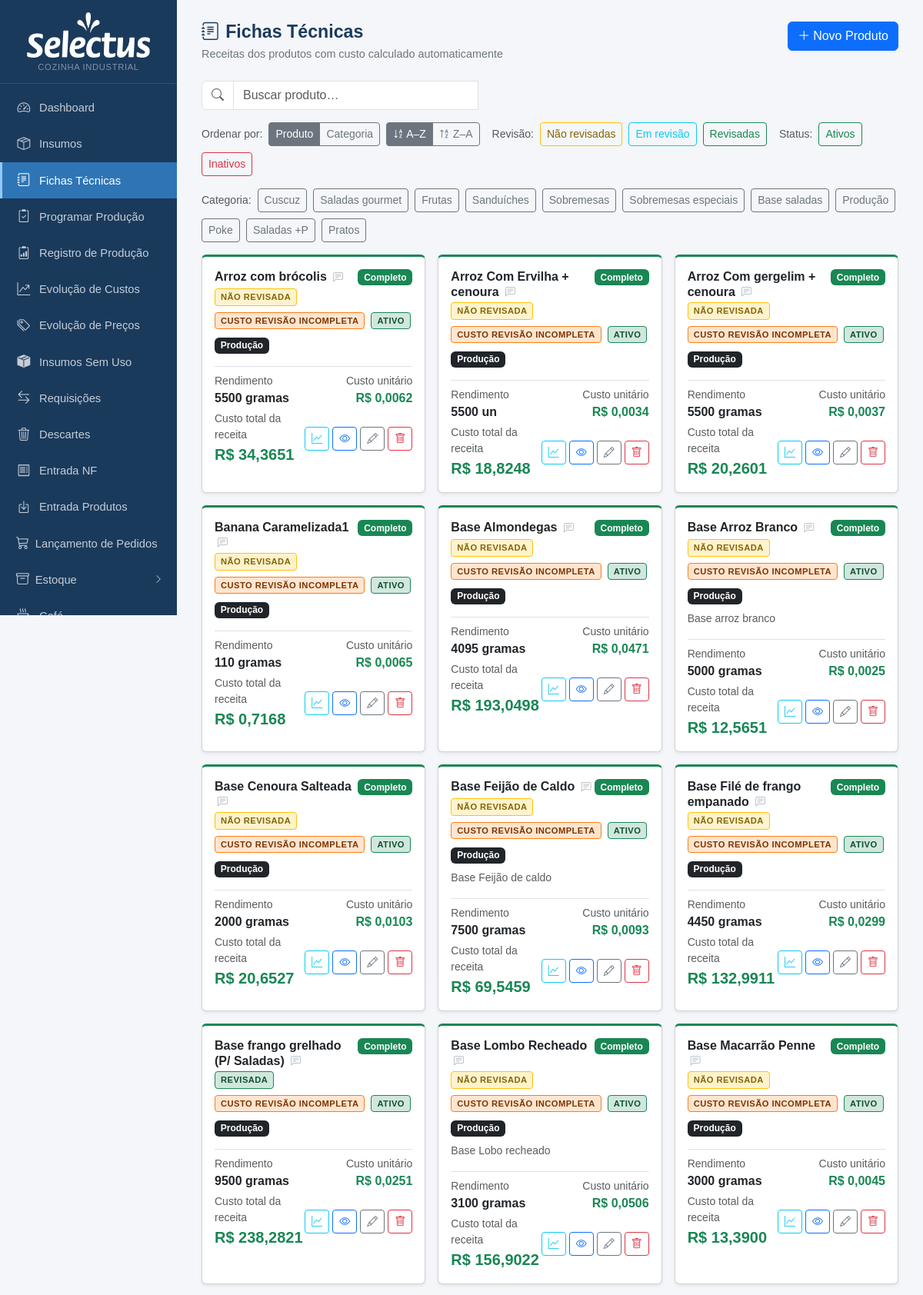
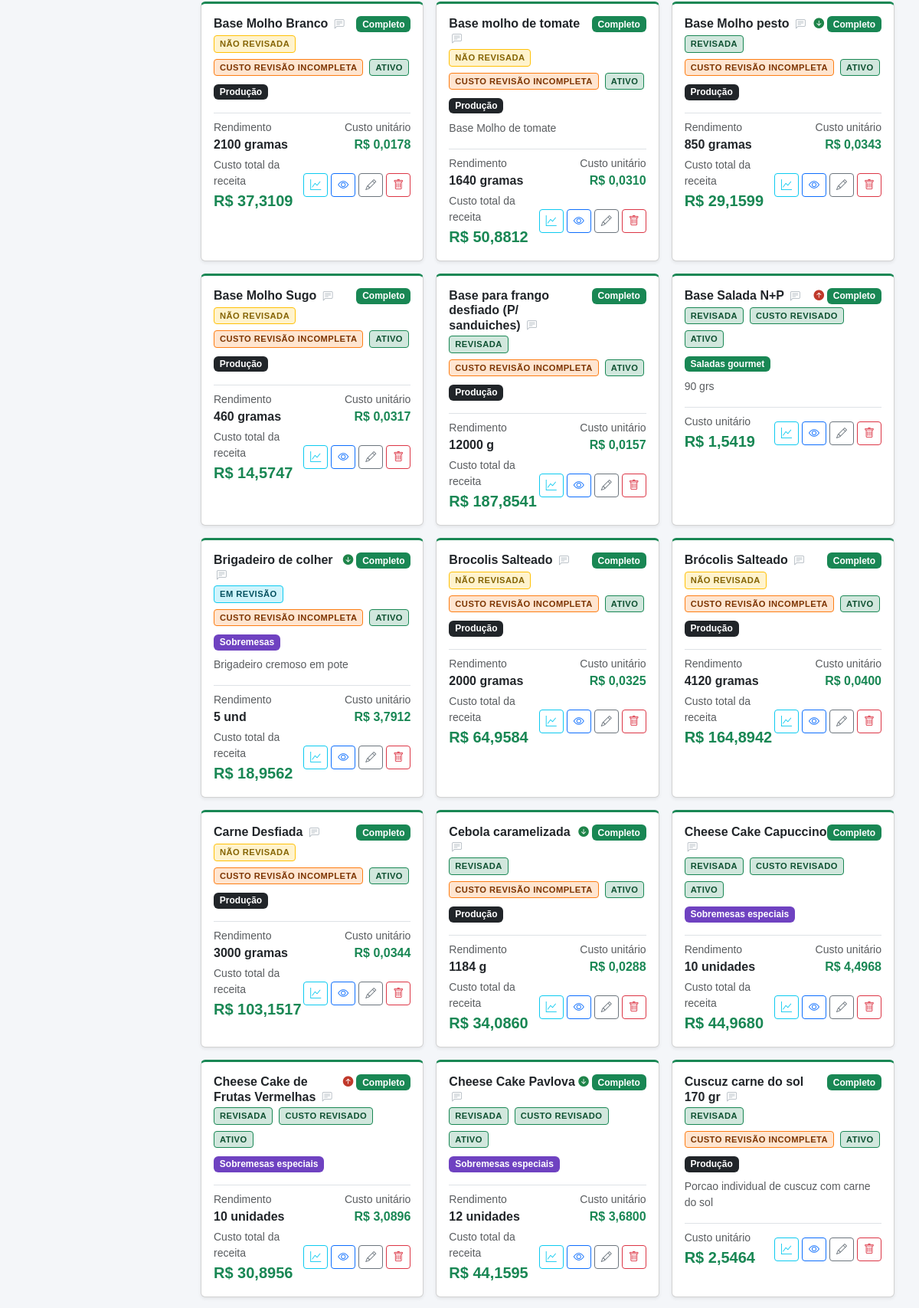
The app's page /fichas (upper part) with its own data (2 pictures, top to bottom).
### tables this page shows
CREATE TABLE produtos (
            id INTEGER PRIMARY KEY AUTOINCREMENT,
            nome TEXT NOT NULL,
            descricao TEXT,
            rendimento REAL DEFAULT 1,
            unidade_rendimento TEXT DEFAULT 'un'
        , categoria TEXT, valor_referencia REAL, status_revisao TEXT DEFAULT 'nao_revisada', status_revisao_custo TEXT DEFAULT 'nao_revisado', data_revisao TEXT, data_revisao_custo TEXT, ativo INTEGER NOT NULL DEFAULT 1, observacao TEXT);

### app.py (the view)
@app.route('/fichas')
def fichas_lista():
    db = get_db()
    prods = db.execute('SELECT * FROM produtos ORDER BY nome').fetchall()
    hist_rows = db.execute('''
        SELECT h.produto_id, h.custo_anterior, h.custo_novo, h.data_registro
        FROM historico_custo_fichas h
        WHERE h.id = (SELECT MAX(id) FROM historico_custo_fichas h2 WHERE h2.produto_id = h.produto_id)
    ''').fetchall()
    mudancas_custo = {r['produto_id']: dict(r) for r in hist_rows}
    rev_rows = db.execute('''
        SELECT ft.produto_id,
               SUM(CASE WHEN COALESCE(i.status_revisao_custo,'nao_revisado')='revisado' THEN 1 ELSE 0 END) AS revisados,
               COUNT(*) AS total
        FROM ficha_tecnica ft JOIN insumos i ON i.id = ft.insumo_id
        GROUP BY ft.produto_id
    ''').fetchall()
    custo_revisao_map = {}
    for rr in rev_rows:
        if rr['total'] == 0 or rr['revisados'] == 0:
            custo_revisao_map[rr['produto_id']] = 'nao_revisado'
        elif rr['revisados'] == rr['total']:
            custo_revisao_map[rr['produto_id']] = 'revisado'
        else:
            custo_revisao_map[rr['produto_id']] = 'incompleta'
    db.close()
    resultado = [{'p': p, **dict(zip(['custo','completo'], custo_produto(p['id'])))} for p in prods]
    for r in resultado:
        r['custo_revisao'] = custo_revisao_map.get(r['p']['id'], 'nao_revisado')
    cat_map = {nome: cls for nome, cls in CATEGORIAS}
    total_custo = sum(r['custo'] for r in resultado if r['completo'])
    n_completos = sum(1 for r in resultado if r['completo'])
    return render_template('fichas_lista.html', resultado=resultado, categorias=CATEGORIAS, cat_map=cat_map,
                           total_custo=total_custo, n_completos=n_completos, mudancas_custo=mudancas_custo)

### app.py (called while the page is built)
def _to_br(value, decimals):
    if value is None:
        return '—'
    s = f'{float(value):,.{decimals}f}'
    return s.replace(',', 'X').replace('.', ',').replace('X', '.')

@app.template_filter('brl')
def brl_filter(value, decimals=2):
    return 'R$ ' + _to_br(value, decimals)

def get_db():
    c = sqlite3.connect(DB)
    c.row_factory = sqlite3.Row
    c.execute("PRAGMA foreign_keys = ON")
    return c

def count_alertas():
    try:
        db = get_db()
        n = db.execute('''SELECT COUNT(*) FROM insumos
                          WHERE estoque_minimo > 0 AND COALESCE(estoque_atual,0) < estoque_minimo''').fetchone()[0]
        db.close()
        return n
    except:
        return 0

@app.context_processor
def inject_alertas():
    try:
        db = get_db()
        n_ped = db.execute("SELECT COUNT(*) FROM pedidos WHERE status='aberto'").fetchone()[0]
        db.close()
    except Exception:
        n_ped = 0
    return dict(n_alertas=count_alertas(), n_pedidos_abertos=n_ped)

### templates/fichas_lista.html (shortened to what this page needs)
{% extends "base.html" %}
{% block content %}
<div class="page-header d-flex justify-content-between align-items-start">
  <div>
    <h1><i class="bi bi-journal-text me-2"></i>Fichas Técnicas</h1>
    <p>Receitas dos produtos com custo calculado automaticamente</p>
  </div>
  <a href="{{ url_for('ficha_nova') }}" class="btn btn-primary">
    <i class="bi bi-plus-lg me-1"></i>Novo Produto
  </a>
</div>
{% if resultado %}
<div class="mb-3">
  <div class="input-group" style="max-width:360px">
    <span class="input-group-text bg-white"><i class="bi bi-search text-muted"></i></span>
    <input type="text" id="busca-ficha" class="form-control" placeholder="Buscar produto…" autocomplete="off">
  </div>
</div>
<div class="mb-3 d-flex gap-2 align-items-center flex-wrap">
  <span class="text-muted small">Ordenar por:</span>
  <div class="btn-group btn-group-sm">
    <button type="button" class="btn btn-outline-secondary active sort-field-btn" data-field="nome">Produto</button>
    <button type="button" class="btn btn-outline-secondary sort-field-btn" data-field="cat">Categoria</button>
  </div>
  <div class="btn-group btn-group-sm">
    <button type="button" class="btn btn-outline-secondary active sort-dir-btn" data-dir="asc">
      <i class="bi bi-sort-alpha-down"></i> A–Z
    </button>
    <button type="button" class="btn btn-outline-secondary sort-dir-btn" data-dir="desc">
      <i class="bi bi-sort-alpha-up"></i> Z–A
    </button>
  </div>
  <span class="text-muted small ms-2">Revisão:</span>
  <button type="button" class="btn btn-sm btn-outline-warning filter-rev-btn" data-rev="nao_revisada" style="color:#856404">Não revisadas</button>
  <button type="button" class="btn btn-sm btn-outline-info filter-rev-btn"    data-rev="em_revisao">Em revisão</button>
  <button type="button" class="btn btn-sm btn-outline-success filter-rev-btn" data-rev="revisada">Revisadas</button>
  <span class="text-muted small ms-2">Status:</span>
  <button type="button" class="btn btn-sm btn-outline-success filter-ativo-btn" data-ativo="ativo">Ativos</button>
  <button type="button" class="btn btn-sm btn-outline-danger  filter-ativo-btn" data-ativo="inativo">Inativos</button>
</div>
<div class="mb-3 d-flex gap-2 align-items-center flex-wrap">
  <span class="text-muted small">Categoria:</span>
  {% for nome, cls in categorias %}
  <button type="button" class="btn btn-sm btn-outline-secondary filter-cat-btn" data-cat="{{ nome }}">{{ nome }}</button>
  {% endfor %}
</div>
<div class="row g-3" id="fichas-grid">
  {% for r in resultado %}
  {% set mud = mudancas_custo.get(r.p.id) %}
  {% set rev = r.p.status_revisao or 'nao_revisada' %}
  {% set is_ativo = (r.p.ativo if r.p.ativo is not none else 1) %}
  <div class="col-md-6 col-lg-4 ficha-col"
       data-nome="{{ r.p.nome }}"
       data-cat="{{ r.p.categoria or '' }}"
       data-revisao="{{ rev }}"
       data-ativo="{{ 'ativo' if is_ativo else 'inativo' }}">
    <div class="card shadow-sm h-100" style="border-top: 3px solid {{ '#198754' if r.completo else '#ffc107' }}">
      <div class="card-body">
        <div class="d-flex justify-content-between align-items-start mb-1">
          <h6 class="card-title fw-bold mb-0">
            {{ r.p.nome }}
            <span class="obs-wrapper">
              <i class="bi bi-chat-left-text obs-icon {{ '' if r.p.observacao else 'obs-icon-empty' }}"
                 title="{{ 'Ver/editar observação' if r.p.observacao else 'Adicionar observação' }}"></i>
            </span>
          </h6>
          <div class="d-flex align-items-center gap-1">
            {% if mud and mud.custo_anterior is not none %}
              {% if mud.custo_novo > mud.custo_anterior %}
                <span class="custo-subiu" title="Custo subiu de {{ mud.custo_anterior|brl(4) }} para {{ mud.custo_novo|brl(4) }}">
                  <i class="bi bi-arrow-up-circle-fill"></i>
                </span>
              {% elif mud.custo_novo < mud.custo_anterior %}
                <span class="custo-caiu" title="Custo caiu de {{ mud.custo_anterior|brl(4) }} para {{ mud.custo_novo|brl(4) }}">
                  <i class="bi bi-arrow-down-circle-fill"></i>
                </span>
              {% endif %}
            {% endif %}
            <span class="badge {{ 'bg-success' if r.completo else 'bg-warning text-dark' }}">
              {{ 'Completo' if r.completo else 'Incompleto' }}
            </span>
          </div>
        </div>
        <div class="mb-2 d-flex gap-2 flex-wrap">
          <span class="selo-revisao selo-{{ rev }} selo-btn" style="cursor:pointer"
                data-id="{{ r.p.id }}" data-status="{{ rev }}"
                title="Clique para alterar status de revisão{% if r.p.data_revisao %} · Revisada em {{ r.p.data_revisao[:10] }}{% endif %}">
            {{ {'nao_revisada':'NÃO REVISADA','em_revisao':'EM REVISÃO','revisada':'REVISADA'}[rev] }}
          </span>
          {% set custo_label = {'nao_revisado':'CUSTO NÃO REVISADO','incompleta':'CUSTO REVISÃO INCOMPLETA','revisado':'CUSTO REVISADO'} %}
          <span class="selo-revisao selo-custo-{{ r.custo_revisao }}"
                title="{{ {'nao_revisado':'Nenhum insumo desta ficha foi revisado','incompleta':'Alguns insumos ainda não foram revisados','revisado':'Todos os insumos foram revisados'}[r.custo_revisao] }}">
            {{ custo_label[r.custo_revisao] }}
          </span>
          <span class="selo-revisao selo-ativo-btn {{ 'selo-ativo' if is_ativo else 'selo-inativo' }}"
                style="cursor:pointer" data-id="{{ r.p.id }}"
                title="Clique para {{ 'inativar' if is_ativo else 'ativar' }} esta ficha">
            {{ 'ATIVO' if is_ativo else 'INATIVO' }}
          </span>
        </div>
        <div class="mb-2 cat-badge-wrap" data-id="{{ r.p.id }}" data-cat="{{ r.p.categoria or '' }}">
          {% if r.p.categoria %}
          <span class="badge {{ cat_map.get(r.p.categoria, 'bg-secondary') }} cat-badge" style="cursor:pointer" title="Clique para mudar categoria">{{ r.p.categoria }}</span>
          {% else %}
          <span class="badge bg-light text-secondary border cat-badge" style="cursor:pointer;font-size:.7rem" title="Clique para definir categoria"><i class="bi bi-tag me-1"></i>Sem categoria</span>
          {% endif %}
        </div>
        {% if r.p.descricao %}<p class="text-muted small mb-2">{{ r.p.descricao }}</p>{% endif %}
        <div class="mt-3 pt-2 border-top">
          {% if r.completo and r.p.rendimento and r.p.rendimento > 1 %}
          <div class="d-flex justify-content-between align-items-center mb-1">
            <div>
              <div class="text-muted small">Rendimento</div>
              <span class="fw-semibold">{{ r.p.rendimento|int if r.p.rendimento == r.p.rendimento|int else r.p.rendimento }} {{ r.p.unidade_rendimento }}</span>
            </div>
            <div class="text-end">
              <div class="text-muted small">Custo unitário</div>
              <strong class="text-success">{{ (r.custo / r.p.rendimento)|brl(4) }}</strong>
            </div>
          </div>
          {% endif %}
          <div class="d-flex justify-content-between align-items-center">
            <div>
              {% if r.completo %}
                {% if r.p.rendimento and r.p.rendimento > 1 %}
                <div class="text-muted small">Custo total da receita</div>
                {% else %}
                <div class="text-muted small">Custo unitário</div>
                {% endif %}
                <strong class="text-success fs-5">{{ r.custo|brl(4) }}</strong>
              {% else %}
                <div class="text-muted small">Custo unitário</div>
                <span class="text-warning small"><i class="bi bi-exclamation-circle me-1"></i>preços pendentes</span>
              {% endif %}
            </div>
            <div class="d-flex gap-1">
              <button class="btn btn-sm btn-outline-info" title="Histórico de custo"
                      onclick="verHistoricoCusto({{ r.p.id }}, '{{ r.p.nome|e }}')">
                <i class="bi bi-graph-up"></i>
              </button>
              <a href="{{ url_for('ficha_ver', id=r.p.id) }}" class="btn btn-sm btn-outline-primary" title="Ver ficha">
                <i class="bi bi-eye"></i>
              </a>
              <a href="{{ url_for('ficha_editar', id=r.p.id) }}" class="btn btn-sm btn-outline-secondary" title="Editar">
                <i class="bi bi-pencil"></i>
              </a>
              <form method="post" action="{{ url_for('ficha_excluir', id=r.p.id) }}" class="d-inline"
                    onsubmit="return confirm('Excluir {{ r.p.nome }}?')">
                <button class="btn btn-sm btn-outline-danger" title="Excluir"><i class="bi bi-trash"></i></button>
              </form>
            </div>
          </div>
        </div>
      </div>
    </div>
  </div>
  {% endfor %}
</div>
{% else %}
<div class="text-center py-5 text-muted">
  <i class="bi bi-journal-plus" style="font-size:3rem"></i>
  <p class="mt-3">Nenhuma ficha técnica cadastrada.</p>
  <a href="{{ url_for('ficha_nova') }}" class="btn btn-primary">Criar primeiro produto</a>
</div>
{% endif %}
{% endblock %}

### templates/fichas_lista.html (style rules this page uses)
.custo-subiu { color: #c0392b; font-size:.85rem; }
.custo-caiu { color: #1e8449; font-size:.85rem; }
.selo-revisao { font-size:.7rem; font-weight:700; letter-spacing:.04em; padding:2px 7px; border-radius:4px; display:inline-block; }
.selo-nao_revisada { background:#fff3cd; color:#856404; border:1px solid #ffc107; }
.selo-em_revisao { background:#cff4fc; color:#055160; border:1px solid #0dcaf0; }
.selo-revisada { background:#d1e7dd; color:#0f5132; border:1px solid #198754; }
.selo-custo-incompleta { background:#ffe5d0; color:#7c3400; border:1px solid #fd7e14; }
.selo-custo-revisado { background:#d1e7dd; color:#0f5132; border:1px solid #198754; }
.selo-ativo { background:#d1e7dd; color:#0f5132; border:1px solid #198754; }
.obs-wrapper { position:relative; display:inline-block; }
.obs-icon { font-size:.8rem; color:#6366f1; cursor:pointer; vertical-align:middle; margin-left:4px; }
.obs-icon-empty { color:#adb5bd; }

### records on screen
produtos: p.nome "Arroz Com Ervilha + cenoura", ativo 1 (drawn), status_revisao "NÃO REVISADA", p.categoria "Produção", p.rendimento "5500", p.unidade_rendimento "un", (r.custo/r.p.rendimento)|brl(4) "R$ 0,0034"
produtos: p.nome "Arroz Com gergelim + cenoura", ativo 1 (drawn), status_revisao "NÃO REVISADA", p.categoria "Produção", p.rendimento "5500", p.unidade_rendimento "gramas", (r.custo/r.p.rendimento)|brl(4) "R$ 0,0037"
produtos: p.nome "Arroz com brócolis", ativo 1 (drawn), status_revisao "NÃO REVISADA", p.categoria "Produção", p.rendimento "5500", p.unidade_rendimento "gramas", (r.custo/r.p.rendimento)|brl(4) "R$ 0,0062"
produtos: p.nome "Banana Caramelizada1", ativo 1 (drawn), status_revisao "NÃO REVISADA", p.categoria "Produção", p.rendimento "110", p.unidade_rendimento "gramas", (r.custo/r.p.rendimento)|brl(4) "R$ 0,0065"
produtos: p.nome "Base Almondegas", ativo 1 (drawn), status_revisao "NÃO REVISADA", p.categoria "Produção", p.rendimento "4095", p.unidade_rendimento "gramas", (r.custo/r.p.rendimento)|brl(4) "R$ 0,0471"
produtos: p.nome "Base Arroz Branco", ativo 1 (drawn), status_revisao "NÃO REVISADA", p.categoria "Produção", p.descricao "Base arroz branco", p.rendimento "5000", p.unidade_rendimento "gramas", (r.custo/r.p.rendimento)|brl(4) "R$ 0,0025"
produtos: p.nome "Base Cenoura Salteada", ativo 1 (drawn), status_revisao "NÃO REVISADA", p.categoria "Produção", p.rendimento "2000", p.unidade_rendimento "gramas", (r.custo/r.p.rendimento)|brl(4) "R$ 0,0103"
produtos: p.nome "Base Feijão de Caldo", ativo 1 (drawn), status_revisao "NÃO REVISADA", p.categoria "Produção", p.descricao "Base Feijão de caldo", p.rendimento "7500", p.unidade_rendimento "gramas", (r.custo/r.p.rendimento)|brl(4) "R$ 0,0093"
produtos: p.nome "Base Filé de frango empanado", ativo 1 (drawn), status_revisao "NÃO REVISADA", p.categoria "Produção", p.rendimento "4450", p.unidade_rendimento "gramas", (r.custo/r.p.rendimento)|brl(4) "R$ 0,0299"
produtos: p.nome "Base Lombo Recheado", ativo 1 (drawn), status_revisao "NÃO REVISADA", p.categoria "Produção", p.descricao "Base Lobo recheado", p.rendimento "3100", p.unidade_rendimento "gramas", (r.custo/r.p.rendimento)|brl(4) "R$ 0,0506"
produtos: p.nome "Base Macarrão Penne", ativo 1 (drawn), status_revisao "NÃO REVISADA", p.categoria "Produção", p.rendimento "3000", p.unidade_rendimento "gramas", (r.custo/r.p.rendimento)|brl(4) "R$ 0,0045"
produtos: p.nome "Base Molho Branco", ativo 1 (drawn), status_revisao "NÃO REVISADA", p.categoria "Produção", p.rendimento "2100", p.unidade_rendimento "gramas", (r.custo/r.p.rendimento)|brl(4) "R$ 0,0178"
produtos: p.nome "Base Molho Sugo", ativo 1 (drawn), status_revisao "NÃO REVISADA", p.categoria "Produção", p.rendimento "460", p.unidade_rendimento "gramas", (r.custo/r.p.rendimento)|brl(4) "R$ 0,0317"
produtos: p.nome "Base Molho pesto", ativo 1 (drawn), status_revisao "REVISADA", p.categoria "Produção", p.rendimento "850", p.unidade_rendimento "gramas", (r.custo/r.p.rendimento)|brl(4) "R$ 0,0343"
produtos: p.nome "Base Salada N+P", ativo 1 (drawn), status_revisao "REVISADA", p.categoria "Saladas gourmet", p.descricao "90 grs"
produtos: p.nome "Base frango grelhado (P/ Saladas)", ativo 1 (drawn), status_revisao "REVISADA", p.categoria "Produção", p.rendimento "9500", p.unidade_rendimento "gramas", (r.custo/r.p.rendimento)|brl(4) "R$ 0,0251"
produtos: p.nome "Base molho de tomate", ativo 1 (drawn), status_revisao "NÃO REVISADA", p.categoria "Produção", p.descricao "Base Molho de tomate", p.rendimento "1640", p.unidade_rendimento "gramas", (r.custo/r.p.rendimento)|brl(4) "R$ 0,0310"
produtos: p.nome "Base para frango desfiado (P/ sanduiches)", ativo 1 (drawn), status_revisao "REVISADA", p.categoria "Produção", p.rendimento "12000", p.unidade_rendimento "g", (r.custo/r.p.rendimento)|brl(4) "R$ 0,0157"
produtos: p.nome "Brigadeiro de colher", ativo 1 (drawn), status_revisao "EM REVISÃO", p.categoria "Sobremesas", p.descricao "Brigadeiro cremoso em pote", p.rendimento "5", p.unidade_rendimento "und", (r.custo/r.p.rendimento)|brl(4) "R$ 3,7912"
produtos: p.nome "Brocolis Salteado", ativo 1 (drawn), status_revisao "NÃO REVISADA", p.categoria "Produção", p.rendimento "2000", p.unidade_rendimento "gramas", (r.custo/r.p.rendimento)|brl(4) "R$ 0,0325"
produtos: p.nome "Brócolis Salteado", ativo 1 (drawn), status_revisao "NÃO REVISADA", p.categoria "Produção", p.rendimento "4120", p.unidade_rendimento "gramas", (r.custo/r.p.rendimento)|brl(4) "R$ 0,0400"
produtos: p.nome "Carne Desfiada", ativo 1 (drawn), status_revisao "NÃO REVISADA", p.categoria "Produção", p.rendimento "3000", p.unidade_rendimento "gramas", (r.custo/r.p.rendimento)|brl(4) "R$ 0,0344"
produtos: p.nome "Cebola caramelizada", ativo 1 (drawn), status_revisao "REVISADA", p.categoria "Produção", p.rendimento "1184", p.unidade_rendimento "g", (r.custo/r.p.rendimento)|brl(4) "R$ 0,0288"
produtos: p.nome "Cheese Cake Capuccino", ativo 1 (drawn), status_revisao "REVISADA", p.categoria "Sobremesas especiais", p.rendimento "10", p.unidade_rendimento "unidades", (r.custo/r.p.rendimento)|brl(4) "R$ 4,4968"
produtos: p.nome "Cheese Cake Pavlova", ativo 1 (drawn), status_revisao "REVISADA", p.categoria "Sobremesas especiais", p.rendimento "12", p.unidade_rendimento "unidades", (r.custo/r.p.rendimento)|brl(4) "R$ 3,6800"
produtos: p.nome "Cheese Cake de Frutas Vermelhas", ativo 1 (drawn), status_revisao "REVISADA", p.categoria "Sobremesas especiais", p.rendimento "10", p.unidade_rendimento "unidades", (r.custo/r.p.rendimento)|brl(4) "R$ 3,0896"
produtos: p.nome "Cuscuz carne do sol 170 gr", ativo 1 (drawn), status_revisao "REVISADA", p.categoria "Produção", p.descricao "Porcao individual de cuscuz com carne do sol"

### other values on screen
{{ nome }} "Cuscuz" "Saladas gourmet" "Frutas" "Sanduíches" "Sobremesas" "Sobremesas especiais" "Base saladas" "Produção" "Poke" "Saladas +P" "Pratos"
{{ 'Completo' if r.completo else 'Incompleto' }} "Completo" "Completo" "Completo" "Completo" "Completo" "Completo" "Completo" "Completo" "Completo" "Completo" "Completo" "Completo" "Completo" "Completo" "Completo" "Completo" "Completo" "Completo" "Completo" "Completo" "Completo" "Completo" "Completo" "Completo" "Completo" "Completo" "Completo"
{{ custo_label[r.custo_revisao] }} "CUSTO REVISÃO INCOMPLETA" "CUSTO REVISÃO INCOMPLETA" "CUSTO REVISÃO INCOMPLETA" "CUSTO REVISÃO INCOMPLETA" "CUSTO REVISÃO INCOMPLETA" "CUSTO REVISÃO INCOMPLETA" "CUSTO REVISÃO INCOMPLETA" "CUSTO REVISÃO INCOMPLETA" "CUSTO REVISÃO INCOMPLETA" "CUSTO REVISÃO INCOMPLETA" "CUSTO REVISÃO INCOMPLETA" "CUSTO REVISÃO INCOMPLETA" "CUSTO REVISÃO INCOMPLETA" "CUSTO REVISÃO INCOMPLETA" "CUSTO REVISADO" "CUSTO REVISÃO INCOMPLETA" "CUSTO REVISÃO INCOMPLETA" "CUSTO REVISÃO INCOMPLETA" "CUSTO REVISÃO INCOMPLETA" "CUSTO REVISÃO INCOMPLETA" "CUSTO REVISÃO INCOMPLETA" "CUSTO REVISÃO INCOMPLETA" "CUSTO REVISÃO INCOMPLETA" "CUSTO REVISADO" "CUSTO REVISADO" "CUSTO REVISADO" "CUSTO REVISÃO INCOMPLETA"
{{ 'ATIVO' if is_ativo else 'INATIVO' }} "ATIVO" "ATIVO" "ATIVO" "ATIVO" "ATIVO" "ATIVO" "ATIVO" "ATIVO" "ATIVO" "ATIVO" "ATIVO" "ATIVO" "ATIVO" "ATIVO" "ATIVO" "ATIVO" "ATIVO" "ATIVO" "ATIVO" "ATIVO" "ATIVO" "ATIVO" "ATIVO" "ATIVO" "ATIVO" "ATIVO" "ATIVO"
{{ r.custo|brl(4) }} "R$ 18,8248" "R$ 20,2601" "R$ 34,3651" "R$ 0,7168" "R$ 193,0498" "R$ 12,5651" "R$ 20,6527" "R$ 69,5459" "R$ 132,9911" "R$ 156,9022" "R$ 13,3900" "R$ 37,3109" "R$ 14,5747" "R$ 29,1599" "R$ 1,5419" "R$ 238,2821" "R$ 50,8812" "R$ 187,8541" "R$ 18,9562" "R$ 64,9584" "R$ 164,8942" "R$ 103,1517" "R$ 34,0860" "R$ 44,9680" "R$ 44,1595" "R$ 30,8956" "R$ 2,5464"
